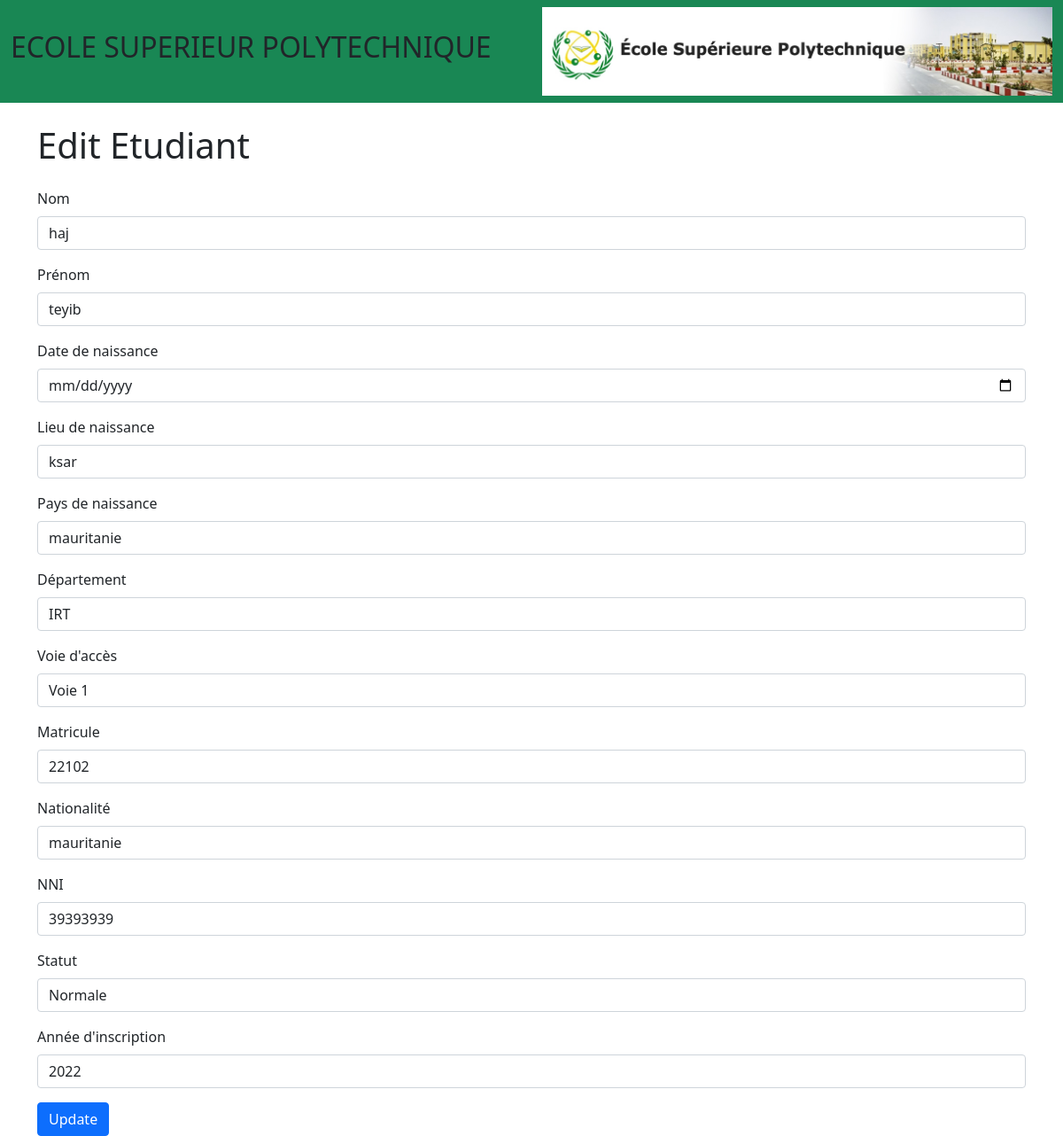
The page /editEtudiant/3 on the database its author committed.
### teamd/models/models2.py (models this page shows)
class Etudiant(models.Model):
    nom = models.CharField(max_length=50)
    prenom = models.CharField(max_length=50)
    date_naissance = models.DateField()
    lieu_naissance = models.CharField(max_length=50)
    pays_naissance = models.CharField(max_length=50)
    departement = models.CharField(max_length=50)
    voie_acces = models.CharField(max_length=10)
    matricule = models.CharField(max_length=50)
    nationalite = models.CharField(max_length=50)
    nni = models.CharField(max_length=50)
    statut = models.CharField(max_length=50)
    annee_inscription = models.IntegerField()

### teamd/views.py (the view, shortened to what this page needs)
# urls.py: path('editEtudiant/<id>', views.updateE ,name='updateEtudiant'),
def updateE(request, id):
    etudiant = Etudiant.objects.get(id=id)
    return render(request, "editEtudiant.html", {'etudiant': etudiant})

### templates/editEtudiant.html (shortened to what this page needs)
{% load static %}
<!DOCTYPE html>
<html lang="en">
<head>
  <link href="https://cdn.jsdelivr.net/npm/bootstrap@5.1.0/dist/css/bootstrap.min.css" rel="stylesheet">
</head>
<body>
  <nav class="navbar navbar-expand-lg bg-success">
    <div class="container-fluid">
      <div class="row">
        <div class="col-lg-6">
          <p class="navbar-brand" href="#"> <H2>ECOLE SUPERIEUR POLYTECHNIQUE    </H2></p>
        </div>
        <div class="col-lg-6 text-right">
          <img src="{% static 'images/logo_0.jpg' %}" alt="image" class="img-fluid w-100">
        </div>
      </div>
    </div>
  </nav>
  <div class="container">
    <h1 class="my-4">Edit Etudiant</h1>
    <form method="POST" enctype="multipart/form-data">
      <div class="mb-3">
        <label for="nom" class="form-label">Nom</label>
        <input type="text" class="form-control" id="nom" name="nom" value="{{ etudiant.nom }}" required>
      </div>
      <div class="mb-3">
        <label for="prenom" class="form-label">Prénom</label>
        <input type="text" class="form-control" id="prenom" name="prenom" value="{{ etudiant.prenom }}" required>
      </div>
      <div class="mb-3">
        <label for="date_naissance" class="form-label">Date de naissance</label>
        <input type="date" class="form-control" id="date_naissance" name="date_naissance" value="{{ etudiant.date_naissance }}" required>
      </div>
      <div class="mb-3">
        <label for="lieu_naissance" class="form-label">Lieu de naissance</label>
        <input type="text" class="form-control" id="lieu_naissance" name="lieu_naissance" value="{{ etudiant.lieu_naissance }}" required>
      </div>
      <div class="mb-3">
        <label for="pays_naissance" class="form-label">Pays de naissance</label>
        <input type="text" class="form-control" id="pays_naissance" name="pays_naissance" value="{{ etudiant.pays_naissance }}" required>
      </div>
      <div class="mb-3">
        <label for="departement" class="form-label">Département</label>
        <select class="form-control" id="departement" name="departement" required>
          <option value="IRT" {% if etudiant.departement == "IRT" %} selected {% endif %}>IRT</option>
        </select>
      </div>
      <div class="mb-3">
        <label for="voie_acces" class="form-label">Voie d'accès</label>
        <select class="form-control" id="voie_acces" name="voie_acces" required>
          <option value="voie1" {% if etudiant.voie_acces == "voie1" %} selected {% endif %}>Voie 1</option>
        </select>
      </div>
      <div class="mb-3">
        <label for="matricule" class="form-label">Matricule</label>
        <input type="text" class="form-control" id="matricule" name="matricule" value="{{ etudiant.matricule }}" required>
      </div>
      <div class="mb-3">
        <label for="nationalite" class="form-label">Nationalité</label>
        <input type="text" class="form-control" id="nationalite" name="nationalite" value="{{ etudiant.nationalite }}" required>
      </div>
      <div class="mb-3">
        <label for="nni" class="form-label">NNI</label>
        <input type="text" class="form-control" id="nni" name="nni" value="{{ etudiant.nni }}" required>
      </div>
      <div class="mb-3">
        <label for="statut" class="form-label">Statut</label>
        <select class="form-control" id="statut" name="statut" required>
          <option value="Normale" {% if etudiant.statut == "Normale" %} selected {% endif %}>Normale</option>
        </select>
      </div>
      <div class="mb-3">
        <label for="annee_inscription" class="form-label">Année d'inscription</label>
        <input type="number" class="form-control" id="annee_inscription" name="annee_inscription" value="{{ etudiant.annee_inscription }}" required>
      </div>
      <button type="submit" class="btn btn-primary">Update</button>
    </form>
  </div>
</body>
</html>

### rows shown on the page
Etudiant: nom "haj", prenom "teyib", lieu_naissance "ksar", pays_naissance "mauritanie", departement "IRT", voie_acces "Voie 1", matricule "22102", nationalite "mauritanie", nni "39393939", statut "Normale", annee_inscription "2022"
